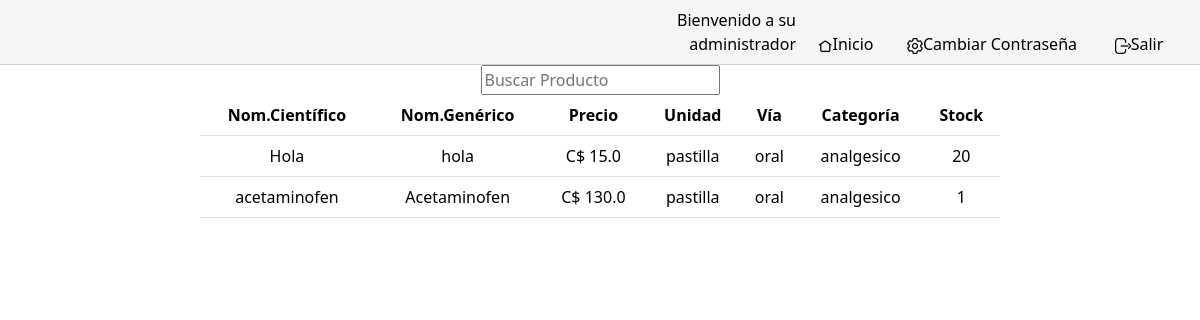
The page /inventario on the database as committed earlier.
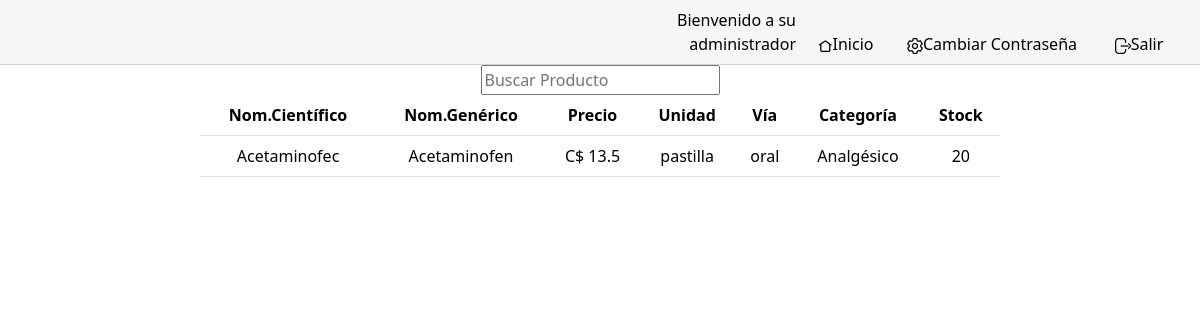
The same page on the database as committed later.
### managefarmacia/models.py (models this page shows, shortened)
class producto(models.Model):
    codigo = models.CharField(max_length=50)
    nombre_generico = models.CharField(max_length=50)
    nombre_cientifico = models.CharField(max_length=50)
    descripcion = models.TextField()
    categoria = models.ForeignKey(categoria, on_delete=models.CASCADE)
    via = models.ForeignKey(via_consumo, on_delete=models.CASCADE)
    req_receta = models.BooleanField()
    laboratorio = models.ForeignKey(laboratorio, on_delete=models.CASCADE)
    unidad = models.ForeignKey(unidad_Medida, on_delete=models.CASCADE)
    precio = models.FloatField()
    fecha_vencimiento = models.DateField()
    cantidad = models.IntegerField()

class unidad_Medida(models.Model):
    nombre = models.CharField(max_length=50)
    minimo = models.IntegerField()

class via_consumo(models.Model):
    nombre = models.CharField(max_length=50)
    def __str__(self):
        return f"{self.nombre}"

class categoria(models.Model):
    nombre = models.CharField(max_length=50)
    def __str__(self):
        return f"{self.nombre}"

### managefarmacia/views.py (the view)
# urls.py: path("inventario", views.inventario_views, name="inventario"),
def inventario_views(request):
    return render(request, 'inventario.html',{
        'productos': producto.objects.all()
    })

### managefarmacia/templates/inventario.html
{% extends "layout.html" %}
{% load static %}
{% block body %}
<div class="otros col-12 justify-content-center d-flex" id="scroll-container">
    <div class="buscar d-block col-8" id="buscar">
        <input type="text" class="text" placeholder="Buscar Producto" id="buscadorProductos">
        <table class="table">
            <thead>
                <tr>
                    <th>Nom.Científico</th>
                    <th>Nom.Genérico</th>
                    <th>Precio</th>
                    <th>Unidad</th>
                    <th>Vía</th>
                    <th>Categoría</th>
                    <th>Stock</th>
                </tr>
            </thead>
            <tbody id="scroll-container">
                {% for i in productos %}
                    <tr class="articulos">
                        <td>{{ i.nombre_cientifico }}</td>
                        <td>{{ i.nombre_generico }}</td>
                        <td>C$ {{ i.precio }}</td>
                        <td>{{ i.unidad.nombre }}</td>
                        <td>{{ i.via }}</td>
                        <td>{{ i.categoria }}</td>
                        <td>{{ i.cantidad }}</td>
                    </tr>
                {% endfor %}
            </tbody>
        </table>
    </div>
</div>
{% endblock %}

Rows that differ between the two databases and show on the page:
removed producto: nombre_cientifico "acetaminofen", nombre_generico "Acetaminofen", precio "130.0", unidad.nombre "pastilla", via "oral", categoria "analgesico", cantidad "1"
changed producto "pastilla": nombre_cientifico "Hola" → "Acetaminofec"; nombre_generico "hola" → "Acetaminofen"; precio "15.0" → "13.5"; categoria "analgesico" → "Analgésico"
